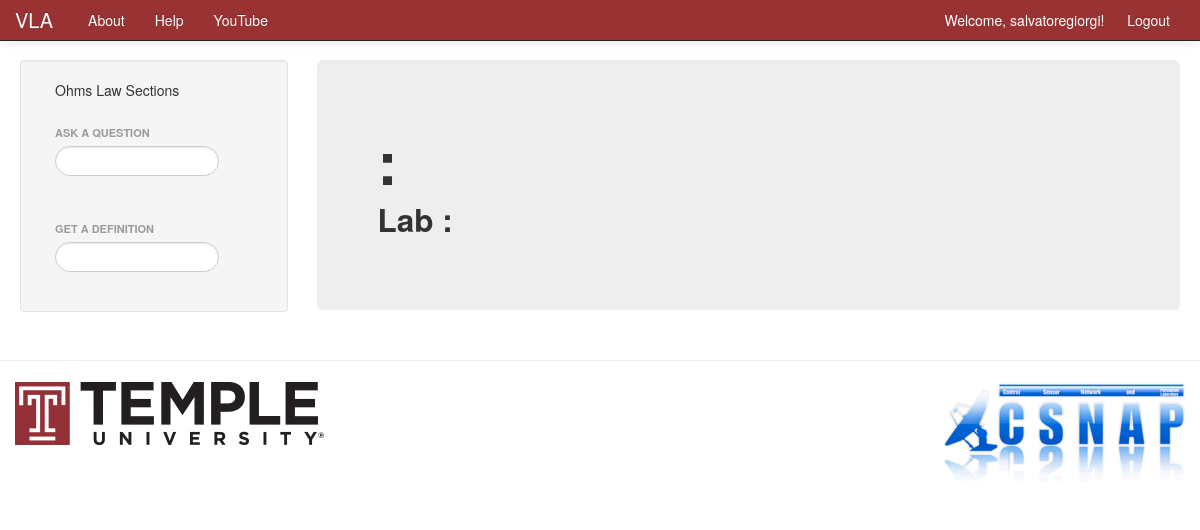
Before: /VLA/course/EE_Science_I/Ohms_Law/theorytest/Ohms_Law_Theory_Test/ (signed in) with the older database file.
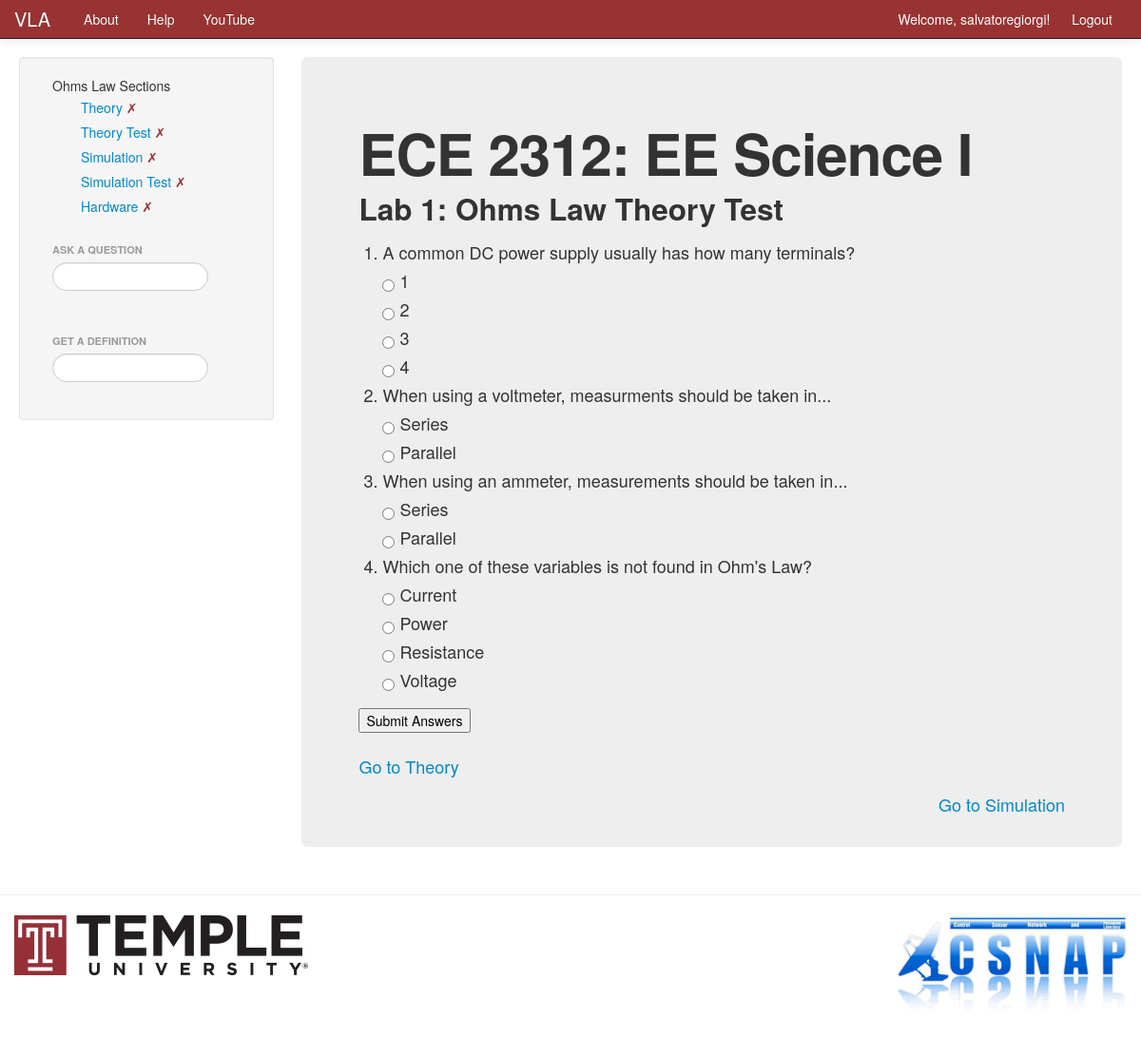
After: the same page with the newer database file.
### VLA/models.py (models this page shows, shortened)
class Course(models.Model):
    name = models.CharField(max_length=128, unique=True)
    crn = models.IntegerField(default=0, blank=True)
    subj = models.CharField(max_length=10)
    course_number = models.IntegerField(default=0)
    section_number = models.IntegerField(default=0, blank=True)
    start_date = models.DateField('Course Start Date', blank=True, null=True)
    end_date = models.DateField('Course End Date', blank=True, null=True)
    lecture_time = models.TimeField('Lecture Time', blank=True, null=True)
    lecture_days = models.CharField(max_length=50, blank=True)
    lecture_location = models.CharField(max_length=50, blank=True)
    lab_time = models.TimeField('Lab Time', blank=True, null=True)
    lab_days = models.CharField(max_length=50, blank=True)
    lab_location = models.CharField(max_length=50, blank=True)
    course_description = models.TextField(max_length=500, blank=True)
    course_overview = models.TextField(max_length=500, blank=True)
    website = models.URLField(blank=True)
    instructor_name = models.CharField(max_length=50, blank=True)
    instructor_email = models.EmailField(blank=True)
    instructor_office_hours = models.TimeField(blank=True, null=True)
    instructor_office_days = models.CharField(max_length=50, blank=True)
    instructor_office_location = models.CharField(max_length=50, blank=True)
    instructor_phone = models.CharField(max_length=50, blank=True)
    TA_name = models.CharField(max_length=50, blank=True)
    TA_email = models.EmailField(blank=True)
    TA_office_hours = models.TimeField(blank=True, null=True)
    TA_office_days = models.CharField(max_length=50, blank=True)
    TA_office_location = models.CharField(max_length=50, blank=True)
    TA_phone = models.CharField(max_length=128, blank=True)
    views = models.IntegerField(default=0)
    likes = models.IntegerField(default=0)

class Laboratory(models.Model):
    course = models.ForeignKey(Course)
    name = models.CharField(max_length=128)
    start_date = models.DateTimeField('Date Assigned', blank=True, null=True)
    due_date = models.DateTimeField('Date Due', blank=True, null=True)
    is_completed = models.BooleanField(default=False)
    lab_number = models.IntegerField(default=0)
    views = models.IntegerField(default=0)

class TheoryTest(models.Model):
    lab = models.ForeignKey(Laboratory)
    name = models.CharField(max_length=128)
    is_completed = models.BooleanField(default=False)

class TheoryTestQuestion(models.Model):
    theorytest = models.ForeignKey(TheoryTest)
    question = models.CharField(max_length=128)
    answer_one = models.CharField(max_length=128)
    answer_two = models.CharField(max_length=128)
    answer_three = models.CharField(max_length=128, blank=True)
    answer_four = models.CharField(max_length=128, blank=True)
    correct_answer_number = models.IntegerField(blank=True)
    correct_response = models.CharField(max_length=128, blank=True)
    incorrect_response = models.CharField(max_length=128, blank=True)
    is_answered = models.BooleanField(default=False)

### VLA/views.py (the view)
# urls.py: url(r'^course/(?P<course_name_url>\w+)/(?P<lab_name_url>\w+)/theorytest/(?P<theorytest_name_url>\w+)/$', views.theorytest, name='theorytest'),
def theorytest(request, course_name_url, lab_name_url, theorytest_name_url):
    lab_name = lab_name_url.replace('_', ' ')
    course_name = course_name_url.replace('_', ' ')
    theorytest_name = theorytest_name_url.replace('_', ' ')
    context_dict = {'lab_name': lab_name}
    context_dict['def_searched'] = False
    context_dict['def_list'] = Node.objects.all()
    context_dict['question_searched'] = False
    context_dict['question_list'] = AnswerWithQuestion.objects.all()
    context_dict['questions_filled'] = True
    try:
        course = Course.objects.get(name=course_name)
        lab = Laboratory.objects.filter(course=course).get(name=lab_name)
        lab.url = lab_name_url
        course.url = course_name_url
        context_dict['lab'] = lab
        context_dict['course'] = course
        context_dict = get_sections(context_dict, lab)
        theorytest_questions = TheoryTestQuestion.objects.filter(theorytest=context_dict['theorytest'])
        context_dict['theorytest_questions'] = theorytest_questions
    except Course.DoesNotExist:
        pass
    if request.method == 'POST':
        counter = 0
        for question in theorytest_questions:
            counter = counter + 1
            name = 'choice' + str(counter)
            if name in request.POST:
                question.given_answer = int(request.POST[name])
                question.is_answered = True
                question.save()
            else:
                context_dict['questions_filled'] = False
                context_dict['test_complete'] = False
                return render(request, 'VLA/theorytest.html', context_dict)
        context_dict['just_finished'] = True
        context_dict['theorytest_questions'] = theorytest_questions
        context_dict['theorytest'].is_completed = True
        context_dict['theorytest'].save()
    else:
        context_dict['just_finished'] = False
    if not request.user.is_authenticated():
        return render(request, 'VLA/login.html')
    else:
        return render(request, 'VLA/theorytest.html', context_dict)

### VLA/templates/VLA/theorytest.html (shortened to what the changed rows need)
{% extends 'VLA/base.html' %}
{% load staticfiles %}
{% block sidebar %}
    {% include 'VLA/lab_section_list.html' with labs=labs %}
{% endblock %}
{% block body_block %}
<div class="hero-unit">
    <h1>{{ course.subj }} {{ course.course_number }}: {{ course.name }}</h1>
    <h2>Lab {{ lab.lab_number }}: {{ theorytest.name }}</h2>
    {% if theorytest.is_completed and just_finished %}
        {% if theorytest_questions %}
            <ol>
            {% for question in theorytest_questions %}
                <li>{{ question.question }}</li>
                {% if question.answer_one %}
                    {%  if question.correct_answer_number == 1 and question.given_answer == 1 %}
                        <font color="#009900" size=6> &#x2713; </font>{{ question.answer_one }}
                    {% elif question.correct_answer_number != 1 and question.given_answer == 1 %}
                        <font color="993333"> &#x2717;</font> {{ question.answer_one }}
                    {% else %}
                        &#8226; {{ question.answer_one }}
                    {% endif %} <br />
                {% endif %}
                {% if question.answer_two %}
                    {%  if question.correct_answer_number == 2 and question.given_answer == 2 %}
                        <font color="#009900"> &#x2713; </font>{{ question.answer_two }}
                    {% elif question.correct_answer_number != 2 and question.given_answer == 2 %}
                        <font color="993333"> &#x2717;</font> {{ question.answer_two }}
                    {% else %}
                        &#8226; {{ question.answer_two }}
                    {% endif %} <br />
                {% endif %}
                {% if question.answer_three %}
                    {%  if question.correct_answer_number == 3 and question.given_answer == 3 %}
                        <font color="#009900"> &#x2713; </font>{{ question.answer_three }}
                    {% elif question.correct_answer_number != 3 and question.given_answer == 3 %}
                        <font color="993333"> &#x2717;</font> {{ question.answer_three }}
                    {% else %}
                        &#8226; {{ question.answer_three }}
                    {% endif %} <br />
                {% endif %}
                {% if question.answer_four %}
                    {%  if question.correct_answer_number == 4 and question.given_answer == 4 %}
                        <font color="#009900"> &#x2713; </font>{{ question.answer_four }}
                    {% elif question.correct_answer_number != 4 and question.given_answer == 4 %}
                        <font color="993333"> &#x2717;</font> {{ question.answer_four }}
                    {% else %}
                        &#8226; {{ question.answer_four }}
                    {% endif %} <br />
                {% endif %}
                {% if question.correct_answer_number == question.given_answer %}
                    {% if question.correct_response %}
                        <h3>Correct: {{ question.correct_response }}</h3>
                    {% endif %}
                {% else %}
                    {% if question.incorrect_response %}
                        <h2>Incorrect: {{ question.incorrect_response }}</h2>
                    {% endif %}
                {% endif %}
            {% endfor %}
            </ol>
        {% endif %}
    {% else %}
        {% if theorytest_questions %}
            <form method="post" action="{% url 'theorytest' course.url lab.url theorytest.url %}">
            <ol>
                {% for question in theorytest_questions %}
                    <li>{{ question.question }}</li>
                    {% if question.answer_one %}<input type="radio" name="choice{{ forloop.counter }}" id="1" value=1> {{ question.answer_one }} <br />{% endif %}
                    {% if question.answer_two %}<input type="radio" name="choice{{ forloop.counter }}" id="2" value=2> {{ question.answer_two }} <br />{% endif %}
                    {% if question.answer_three %}<input type="radio" name="choice{{ forloop.counter }}" id="3" value=3> {{ question.answer_three }} <br />{% endif %}
                    {% if question.answer_four %}<input type="radio" name="choice{{ forloop.counter }}" id="4" value=4> {{ question.answer_four }} <br />{% endif %}
                {% endfor %}
            </ol>
            <input type="submit" value="Submit Answers" />
            </form>
    {% endif %}
    <P>
    {% endif %}
    {% if theory %}<a href="{% url 'theory' course.url lab.url theory.url %}">Go to Theory</a>
    {% endif %}
    {% if simulation %}
        <ul class="nav pull-right">
            <a href="{% url 'simulation' course.url lab.url simulation.url %}">Go to Simulation</a>
        </ul>
    {% endif %}
</div>
{% endblock %}

Changed rows visible on the page:
added Course: subj "ECE", course_number "2312", name "EE Science I"
added Laboratory: lab_number "1"
added TheoryTest: name "Ohms Law Theory Test"
added TheoryTestQuestion: question "A common DC power supply usually has how many terminals?", answer_one "1", answer_two "2", answer_three "3", answer_four "4"
added TheoryTestQuestion: question "When using a voltmeter, measurments should be taken in...", answer_one "Series", answer_two "Parallel"
added TheoryTestQuestion: question "When using an ammeter, measurements should be taken in...", answer_one "Series", answer_two "Parallel"
added TheoryTestQuestion: question "Which one of these variables is not found in Ohm's Law?", answer_one "Current", answer_two "Power", answer_three "Resistance", answer_four "Voltage"
Other visible differences:
form field value: (not shown) → "Submit Answers"
text now shown: "Theory ✗ Theory Test ✗ Simulation ✗ Simulation Test ✗ Hardware ✗ Go to Theory Go to Simulation"
